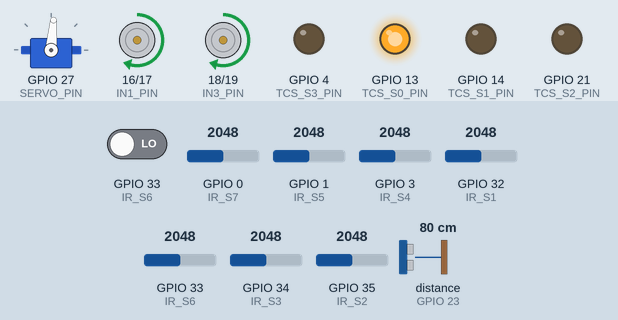
Recording of a sketch running on a simulated ESP32. Parts: servo, motor-driver pin pairs drawn as motors (green arrow = first pin HIGH = forward, orange = second pin HIGH = backward, longer = more drive, scaled by the enable pin), output pins drawn as LEDs (lit = HIGH). Wiring (inferred from the names in the program): ultrasonic range finder: trigger GPIO 22; echo GPIO 23. Dashed ring = blinking. The inputs (shaded band) are chosen by the test bench; at power-on: distance to the obstacle (sensor on GPIO 23) 80 cm, GPIO 0 (IR_S7) = 2048, GPIO 32 (IR_S1) = 2048, GPIO 1 (IR_S5) = 2048, GPIO 3 (IR_S4) = 2048, GPIO 33 (IR_S6) LOW, GPIO 33 (IR_S6) = 2048, GPIO 34 (IR_S3) = 2048, GPIO 35 (IR_S2) = 2048. The echo pulse lasts 58.3 µs per cm; pins used as bus, display or sensor lines are not drawn; what the sketch prints to the serial monitor is not drawn.

Above: at 4.7 s.
4.8 s: distance to the obstacle (sensor on GPIO 23) set to 20 cm
6.3 s: distance to the obstacle (sensor on GPIO 23) set to 16 cm
At 6.76 s:
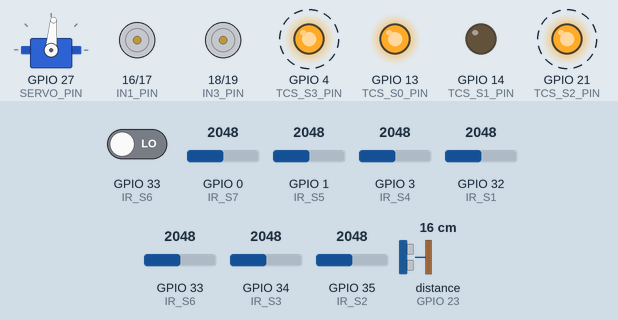
9.3 s: distance to the obstacle (sensor on GPIO 23) set to 18 cm
At 11.8 s:
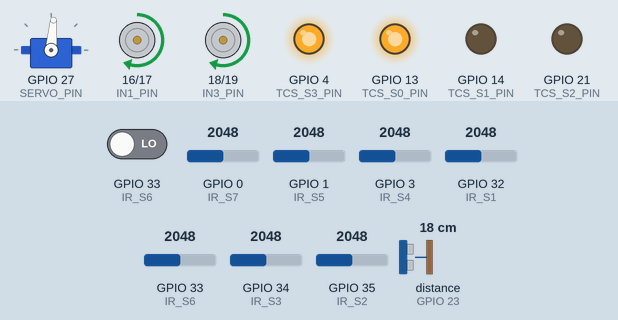
12.3 s: GPIO 0 (IR_S7) set to 1942
At 12.7 s:
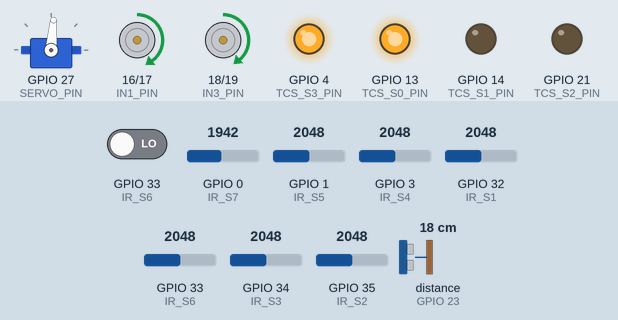
13.8 s: GPIO 32 (IR_S1) set to 1967
At 15.0 s:
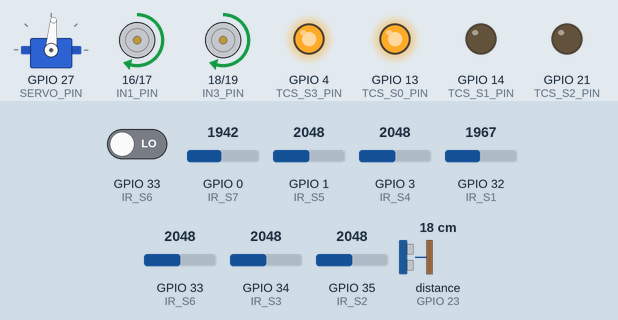
15.3 s: GPIO 1 (IR_S5) set to 1960
At 16.2 s:
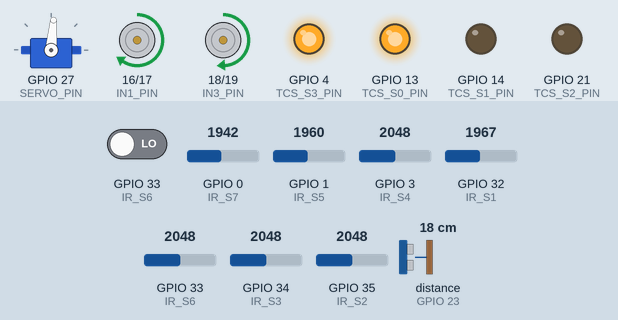
Timing chart, 0 to 17.8 s (numbered marks = the images above; inputs shaded):
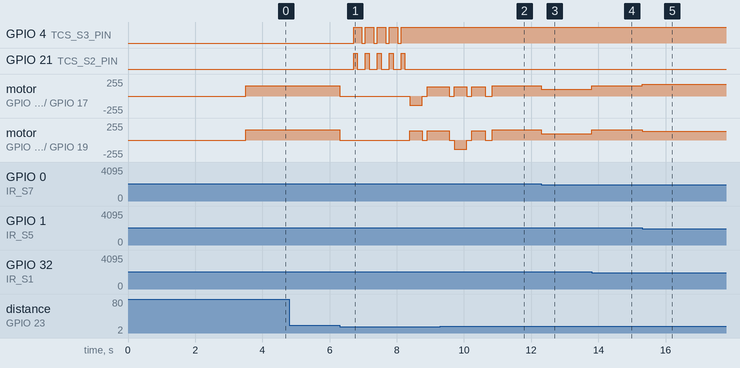

Measured:
- the behaviour switches between 18 and 17 cm on distance to the obstacle (sensor on GPIO 23) (found by bisection; images 0 and 1)
- the behaviour switches between 2001 and 2000 on GPIO 0 (IR_S7) (found by bisection; images 2 and 3)
- the behaviour switches between 2001 and 2000 on GPIO 32 (IR_S1) (found by bisection; images 3 and 4)
- after the input at 4.8 s, every drawn part: stays the same
- after the input at 6.3 s, GPIO 4 (TCS_S3_PIN): alternates HIGH for 0.25 s and LOW for 0.11 s, 9 changes in all, then stays HIGH, starting after 0.41 s; GPIO 21 (TCS_S2_PIN): alternates HIGH for 0.11 s and LOW for 0.25 s, 10 changes in all, then stays LOW, starting after 0.41 s
- after the input at 9.3 s, GPIO 4 (TCS_S3_PIN): stops changing and stays HIGH; GPIO 21 (TCS_S2_PIN): stops changing and stays LOW
- after the input at 12.3 s, motor on GPIO 16 (IN1_PIN) / GPIO 17 (IN2_PIN): forward 154/255 → forward 100/255 at once; motor on GPIO 18 (IN3_PIN) / GPIO 19 (IN4_PIN): forward 154/255 → forward 95/255 at once
- after the input at 13.8 s, motor on GPIO 16 (IN1_PIN) / GPIO 17 (IN2_PIN): forward 100/255 → forward 154/255 at once; motor on GPIO 18 (IN3_PIN) / GPIO 19 (IN4_PIN): forward 95/255 → forward 154/255 at once
- after the input at 15.3 s, motor on GPIO 16 (IN1_PIN) / GPIO 17 (IN2_PIN): forward 154/255 → forward 174/255 at once; motor on GPIO 18 (IN3_PIN) / GPIO 19 (IN4_PIN): forward 154/255 → forward 134/255 at once

The sketch:

robot_v5_1_esp32_30pin.ino
```cpp
/*
 * ============================================================
 *  LINE FOLLOWING ROBOT — ESP32 30-PIN DEVKIT V1 (v5.1)
 * ============================================================
 *  Board: ESP32 DevKit V1 — 30 pin (D2, D3, D4... labels)
 *
 *  D labels = GPIO numbers directly:
 *    D2=GPIO2, D4=GPIO4, D13=GPIO13 etc.
 *
 *  SAFE PIN REMAPPING from v5:
 *    Removed GPIO 2  (strapping pin — boot issues)
 *    Removed GPIO 5  (strapping pin — boot issues)
 *    Removed GPIO 12 (strapping pin — boot issues)
 *    Removed GPIO 15 (strapping pin — boot issues)
 *    Removed GPIO 36,39 (may not exist on all 30-pin boards)
 *
 *  FINAL SAFE PIN MAP (30-pin DevKit V1):
 *
 *    YOUR BOARD     GPIO    Component
 *    ─────────────────────────────────────────
 *    D16         =  16   →  L298N IN1  (Left  motor dir A)
 *    D17         =  17   →  L298N IN2  (Left  motor dir B)
 *    D18         =  18   →  L298N IN3  (Right motor dir A)
 *    D19         =  19   →  L298N IN4  (Right motor dir B)
 *    D25         =  25   →  L298N ENA  (Left  motor PWM)
 *    D26         =  26   →  L298N ENB  (Right motor PWM)
 *    D27         =  27   →  SG90 Servo signal
 *    D22         =  22   →  HC-SR04 TRIG
 *    D23         =  23   →  HC-SR04 ECHO (+ voltage divider!)
 *    D13         =  13   →  TCS230 S0
 *    D14         =  14   →  TCS230 S1
 *    D21         =  21   →  TCS230 S2
 *    D4          =  4    →  TCS230 S3
 *    D33         =  33   →  TCS230 OUT
 *    D32         =  32   →  IR Sensor S1 (Far  Left)
 *    D35         =  35   →  IR Sensor S2 (Mid  Left)   input only
 *    D34         =  34   →  IR Sensor S3 (Left Center) input only
 *    D3 (RX)     =  3    →  IR Sensor S4 (Center)
 *    D1 (TX)     =  1    →  IR Sensor S5 (Right Center)
 *    D2 (boot)   AVOID
 *    D5 (boot)   AVOID
 *    D12 (boot)  AVOID
 *    D15 (boot)  AVOID
 *
 *  ⚠️ NOTE on D3 and D1 for IR sensors S4 and S5:
 *    These are Serial RX/TX pins — they work fine as inputs
 *    when Serial is only used for debug (not receiving data)
 *    If Serial debug causes issues, swap to D0 or D10
 *
 *  ⚠️ VOLTAGE:
 *    All GPIO = 3.3V
 *    IR sensors → 3.3V VCC
 *    TCS230     → 3.3V VCC
 *    HC-SR04    → 5V VCC, ECHO needs voltage divider!
 *    Servo      → 5V VCC (Vin pin)
 *    L298N      → 5V VCC (Vin pin)
 *
 *  HC-SR04 ECHO voltage divider:
 *    ECHO → 1kΩ → D23(GPIO23)
 *                     |
 *                    2kΩ
 *                     |
 *                    GND
 *
 *  Arduino IDE board selection:
 *    Tools → Board → ESP32 Arduino → ESP32 Dev Module
 *
 *  Required library:
 *    ESP32Servo (install via Library Manager)
 *
 *  Author : EC6090 Mini Project 2026
 * ============================================================
 */

#include <ESP32Servo.h>

// ============================================================
//  PIN DEFINITIONS — ESP32 30-pin DevKit V1
//  Use D-number from your board = GPIO number in code
// ============================================================

// --- 7x IR Sensors (Analog, 3.3V) ---
#define IR_S1   32    // D32 — Far  Left
#define IR_S2   35    // D35 — Mid  Left   (input only pin)
#define IR_S3   34    // D34 — Left Center (input only pin)
#define IR_S4   3     // D3  — Center      (RX pin, ok for input)
#define IR_S5   1     // D1  — Right Center(TX pin, ok for input)
#define IR_S6   33    // D33 — Mid  Right
#define IR_S7   0     // D0  — Far  Right  ⚠ see note below

// ⚠️ NOTE: Only 5 truly safe analog input pins available on
// 30-pin board (32,33,34,35 + a few others).
// If 7 sensors cause issues, reduce to 5 sensors using
// only D32, D35, D34, D33, and one more safe pin.
// See 5-sensor fallback at bottom of this file.

// --- HC-SR04 Ultrasonic ---
#define TRIG_PIN  22    // D22
#define ECHO_PIN  23    // D23 — needs voltage divider 5V→3.3V!

// --- L298N Motor Driver ---
#define IN1_PIN   16    // D16 — Left  motor dir A
#define IN2_PIN   17    // D17 — Left  motor dir B
#define IN3_PIN   18    // D18 — Right motor dir A
#define IN4_PIN   19    // D19 — Right motor dir B
#define ENA_PIN   25    // D25 — Left  motor PWM (LEDC ch0)
#define ENB_PIN   26    // D26 — Right motor PWM (LEDC ch1)

// --- SG90 Servo ---
#define SERVO_PIN 27    // D27 — LEDC ch2

// --- TCS230 Color Sensor ---
#define TCS_S0_PIN   13   // D13
#define TCS_S1_PIN   14   // D14
#define TCS_S2_PIN   21   // D21
#define TCS_S3_PIN   4    // D4
#define TCS_OUT_PIN  33   // D33 — dedicated input ✅

// ============================================================
//  ESP32 LEDC PWM CONFIGURATION
// ============================================================
#define PWM_FREQ        5000
#define PWM_RESOLUTION  8       // 8-bit = 0-255 (same as Uno)

#define LEDC_CH_ENA    0
#define LEDC_CH_ENB    1
#define LEDC_CH_SERVO  2

// ============================================================
//  MOTOR TEST MODE
// ============================================================
#define MOTOR_TEST_MODE  false

// ============================================================
//  TUNABLE CONSTANTS
// ============================================================

// ESP32 ADC = 12-bit (0–4095)
// Start at 2000, calibrate on your arena
#define IR_THRESHOLD    2000

#define DETECT_DIST     18     // cm — ultrasonic stop distance

#define BASE_SPEED      155
#define SHARP_SPEED     100
#define AVOID_SPEED     140
#define CREEP_SPEED     100

float Kp = 20.0;
float Kd = 10.0;

#define SERVO_OPEN      85
#define SERVO_CLOSED    15

#define END_ZONE_TRAVEL_MS  8000

// ============================================================
//  GLOBAL VARIABLES
// ============================================================
Servo gripperServo;

int  irRaw[7];
int  irBinary[7];

int  lastError        = 0;
bool cubePickedUp     = false;
int  obstaclesAvoided = 0;
unsigned long pickUpTime = 0;

// ============================================================
//  STATE MACHINE
// ============================================================
enum RobotState {
  STATE_LINE_FOLLOW,
  STATE_IDENTIFY_OBJECT,
  STATE_AVOID_RED,
  STATE_REJOIN_LINE,
  STATE_APPROACH_GREEN,
  STATE_PICK_GREEN,
  STATE_CARRY_TO_END,
  STATE_DROP_CUBE,
  STATE_DONE
};

RobotState currentState = STATE_LINE_FOLLOW;

// ============================================================
//  SETUP
// ============================================================
void setup() {
  Serial.begin(115200);
  Serial.println("=== Robot v5.1 — ESP32 30-pin DevKit V1 ===");
  Serial.println("Safe pins only — boot strapping pins avoided");

  // Motor direction pins
  pinMode(IN1_PIN, OUTPUT);
  pinMode(IN2_PIN, OUTPUT);
  pinMode(IN3_PIN, OUTPUT);
  pinMode(IN4_PIN, OUTPUT);

  // LEDC PWM channels
  ledcSetup(LEDC_CH_ENA,   PWM_FREQ, PWM_RESOLUTION);
  ledcSetup(LEDC_CH_ENB,   PWM_FREQ, PWM_RESOLUTION);
  ledcSetup(LEDC_CH_SERVO, 50,       PWM_RESOLUTION);

  ledcAttachPin(ENA_PIN,   LEDC_CH_ENA);
  ledcAttachPin(ENB_PIN,   LEDC_CH_ENB);
  ledcAttachPin(SERVO_PIN, LEDC_CH_SERVO);

  stopMotors();

  // Ultrasonic
  pinMode(TRIG_PIN, OUTPUT);
  pinMode(ECHO_PIN, INPUT);

  // TCS230
  pinMode(TCS_S0_PIN,  OUTPUT);
  pinMode(TCS_S1_PIN,  OUTPUT);
  pinMode(TCS_S2_PIN,  OUTPUT);
  pinMode(TCS_S3_PIN,  OUTPUT);
  pinMode(TCS_OUT_PIN, INPUT);

  // TCS230 frequency scaling 20%
  digitalWrite(TCS_S0_PIN, HIGH);
  digitalWrite(TCS_S1_PIN, LOW);

  // IR input-only pins (34,35) need no pinMode
  // Other IR pins
  pinMode(IR_S1, INPUT);
  pinMode(IR_S6, INPUT);

  // Servo
  gripperServo.attach(SERVO_PIN, 500, 2400);
  gripperServo.write(SERVO_OPEN);
  delay(500);

  // Motor test
  if (MOTOR_TEST_MODE) {
    Serial.println("=== MOTOR TEST ===");
    driveMotors(150, 150);  delay(2000);
    driveMotors(150, 0);    delay(2000);
    driveMotors(0, 150);    delay(2000);
    driveMotors(-150,-150); delay(2000);
    stopMotors();
    Serial.println("Done. Set MOTOR_TEST_MODE false.");
    while(true);
  }

  Serial.println("Starting in 3 seconds...");
  delay(3000);
  Serial.println("GO!");
}

// ============================================================
//  MAIN LOOP
// ============================================================
void loop() {
  readIRSensors();

  switch (currentState) {

    case STATE_LINE_FOLLOW: {
      float dist = readUltrasonic();
      if (dist > 0 && dist < DETECT_DIST) {
        stopMotors();
        delay(300);
        Serial.print("Object at ");
        Serial.print(dist);
        Serial.println("cm");
        currentState = STATE_IDENTIFY_OBJECT;
        break;
      }
      followLine();
      break;
    }

    case STATE_IDENTIFY_OBJECT: {
      char color = readColorVoted(5);
      Serial.print("Color: "); Serial.println(color);
      if (color == 'R') {
        currentState = STATE_AVOID_RED;
      } else if (color == 'G' && !cubePickedUp) {
        currentState = STATE_APPROACH_GREEN;
      } else {
        currentState = STATE_AVOID_RED;
      }
      break;
    }

    case STATE_AVOID_RED: {
      avoidRedObstacle();
      obstaclesAvoided++;
      currentState = STATE_REJOIN_LINE;
      break;
    }

    case STATE_REJOIN_LINE: {
      if (rejoinLine()) currentState = STATE_LINE_FOLLOW;
      break;
    }

    case STATE_APPROACH_GREEN: {
      driveMotors(CREEP_SPEED, CREEP_SPEED);
      delay(400);
      stopMotors(); delay(200);
      currentState = STATE_PICK_GREEN;
      break;
    }

    case STATE_PICK_GREEN: {
      pickGreenCube();
      cubePickedUp = true;
      pickUpTime   = millis();
      currentState = STATE_CARRY_TO_END;
      break;
    }

    case STATE_CARRY_TO_END: {
      if (millis() - pickUpTime > END_ZONE_TRAVEL_MS) {
        stopMotors();
        currentState = STATE_DROP_CUBE;
        break;
      }
      float dist = readUltrasonic();
      if (dist > 0 && dist < 8) {
        stopMotors();
        currentState = STATE_DROP_CUBE;
        break;
      }
      followLine();
      break;
    }

    case STATE_DROP_CUBE: {
      dropCubeAtEnd();
      currentState = STATE_DONE;
      break;
    }

    case STATE_DONE: {
      stopMotors();
      static unsigned long lp = 0;
      if (millis() - lp > 2000) {
        Serial.println("*** TASK COMPLETE ***");
        lp = millis();
      }
      break;
    }
  }
}

// ============================================================
//  READ 7 IR SENSORS
// ============================================================
void readIRSensors() {
  irRaw[0] = analogRead(IR_S1);
  irRaw[1] = analogRead(IR_S2);
  irRaw[2] = analogRead(IR_S3);
  irRaw[3] = analogRead(IR_S4);
  irRaw[4] = analogRead(IR_S5);
  irRaw[5] = analogRead(IR_S6);
  irRaw[6] = analogRead(IR_S7);

  for (int i = 0; i < 7; i++) {
    irBinary[i] = (irRaw[i] > IR_THRESHOLD) ? 1 : 0;
  }

  // Uncomment to calibrate:
  /*
  Serial.print("RAW: ");
  for(int i=0;i<7;i++){
    Serial.print(irRaw[i]); Serial.print("\t");
  }
  Serial.println();
  */
}

// ============================================================
//  LINE FOLLOWING — PD Controller (7 sensors)
// ============================================================
void followLine() {
  int weights[7]  = {-3, -2, -1, 0, 1, 2, 3};
  int weightedSum = 0;
  int sensorSum   = 0;

  for (int i = 0; i < 7; i++) {
    weightedSum += irBinary[i] * weights[i];
    sensorSum   += irBinary[i];
  }

  int error;
  if (sensorSum > 0) {
    error = weightedSum;
  } else {
    error = (lastError > 0) ? 5 : -5;
  }

  float correction = (Kp * error) + (Kd * (error - lastError));
  lastError = error;

  int leftSpeed  = BASE_SPEED - (int)correction;
  int rightSpeed = BASE_SPEED + (int)correction;

  leftSpeed  = constrain(leftSpeed,  -255, 255);
  rightSpeed = constrain(rightSpeed, -255, 255);

  if (abs(error) >= 3) {
    if (leftSpeed  > 0) leftSpeed  = min(leftSpeed,  SHARP_SPEED);
    if (rightSpeed > 0) rightSpeed = min(rightSpeed, SHARP_SPEED);
  }

  driveMotors(leftSpeed, rightSpeed);
}

// ============================================================
//  AVOID RED OBSTACLE
// ============================================================
void avoidRedObstacle() {
  driveMotors(-AVOID_SPEED, AVOID_SPEED); delay(380);
  stopMotors(); delay(150);
  driveMotors(AVOID_SPEED, AVOID_SPEED);  delay(650);
  stopMotors(); delay(150);
  driveMotors(AVOID_SPEED, -AVOID_SPEED); delay(380);
  stopMotors(); delay(150);
  driveMotors(AVOID_SPEED, AVOID_SPEED);  delay(400);
  stopMotors(); delay(200);
}

// ============================================================
//  REJOIN LINE
// ============================================================
bool rejoinLine() {
  unsigned long start = millis();
  while (millis() - start < 4000) {
    readIRSensors();
    int count = 0;
    for (int i = 0; i < 7; i++) count += irBinary[i];
    if (count >= 1) { Serial.println("Line found!"); return true; }
    driveMotors(110, 110);
    delay(40);
  }
  stopMotors();
  return false;
}

// ============================================================
//  PICK UP / DROP CUBE
// ============================================================
void pickGreenCube() {
  gripperServo.write(SERVO_OPEN);  delay(600);
  stopMotors();                    delay(300);
  gripperServo.write(SERVO_CLOSED);delay(800);
  Serial.println("Cube gripped!");
}

void dropCubeAtEnd() {
  stopMotors();                    delay(200);
  gripperServo.write(SERVO_OPEN);  delay(800);
  driveMotors(-100,-100);          delay(300);
  stopMotors();
  cubePickedUp = false;
  Serial.println("Cube released!");
}

// ============================================================
//  TCS230 COLOR SENSOR — clean separate pins on ESP32
// ============================================================
char readColorOnce() {
  long r=0, g=0, b=0;

  digitalWrite(TCS_S2_PIN, LOW);
  digitalWrite(TCS_S3_PIN, LOW);
  delay(10);
  r = pulseIn(TCS_OUT_PIN, LOW, 100000);

  digitalWrite(TCS_S2_PIN, HIGH);
  digitalWrite(TCS_S3_PIN, HIGH);
  delay(10);
  g = pulseIn(TCS_OUT_PIN, LOW, 100000);

  digitalWrite(TCS_S2_PIN, LOW);
  digitalWrite(TCS_S3_PIN, HIGH);
  delay(10);
  b = pulseIn(TCS_OUT_PIN, LOW, 100000);

  // Uncomment to calibrate:
  /*
  Serial.print("R="); Serial.print(r);
  Serial.print(" G="); Serial.print(g);
  Serial.print(" B="); Serial.println(b);
  */

  if (r==0 && g==0 && b==0) return 'U';
  if (min(r,min(g,b)) > 250) return 'U';
  if (r < g && r < b) return 'R';
  if (g < r && g < b) return 'G';
  if (b < r && b < g) return 'B';
  return 'U';
}

char readColorVoted(int times) {
  int cR=0,cG=0,cB=0,cU=0;
  for (int i=0; i<times; i++) {
    char c = readColorOnce();
    if      (c=='R') cR++;
    else if (c=='G') cG++;
    else if (c=='B') cB++;
    else             cU++;
    delay(25);
  }
  Serial.print("Votes R:"); Serial.print(cR);
  Serial.print(" G:"); Serial.print(cG);
  Serial.print(" B:"); Serial.print(cB);
  Serial.print(" U:"); Serial.println(cU);
  if (cR>=cG && cR>=cB && cR>cU) return 'R';
  if (cG>=cR && cG>=cB && cG>cU) return 'G';
  if (cB>=cR && cB>=cG && cB>cU) return 'B';
  return 'U';
}

// ============================================================
//  ULTRASONIC
// ============================================================
float readUltrasonic() {
  digitalWrite(TRIG_PIN, LOW);  delayMicroseconds(2);
  digitalWrite(TRIG_PIN, HIGH); delayMicroseconds(10);
  digitalWrite(TRIG_PIN, LOW);
  long dur = pulseIn(ECHO_PIN, HIGH, 25000);
  if (dur==0) return 999.0;
  return (dur * 0.0343) / 2.0;
}

// ============================================================
//  MOTOR CONTROL — ledcWrite (not analogWrite!)
// ============================================================
void driveMotors(int leftSpeed, int rightSpeed) {
  if (leftSpeed >= 0) {
    digitalWrite(IN1_PIN, HIGH); digitalWrite(IN2_PIN, LOW);
    ledcWrite(LEDC_CH_ENA, leftSpeed);
  } else {
    digitalWrite(IN1_PIN, LOW);  digitalWrite(IN2_PIN, HIGH);
    ledcWrite(LEDC_CH_ENA, -leftSpeed);
  }
  if (rightSpeed >= 0) {
    digitalWrite(IN3_PIN, HIGH); digitalWrite(IN4_PIN, LOW);
    ledcWrite(LEDC_CH_ENB, rightSpeed);
  } else {
    digitalWrite(IN3_PIN, LOW);  digitalWrite(IN4_PIN, HIGH);
    ledcWrite(LEDC_CH_ENB, -rightSpeed);
  }
}

void stopMotors() {
  digitalWrite(IN1_PIN, LOW); digitalWrite(IN2_PIN, LOW);
  digitalWrite(IN3_PIN, LOW); digitalWrite(IN4_PIN, LOW);
  ledcWrite(LEDC_CH_ENA, 0);
  ledcWrite(LEDC_CH_ENB, 0);
}
// ============================================================
//  END OF CODE v5.1 — ESP32 30-pin DevKit V1
// ============================================================
```
